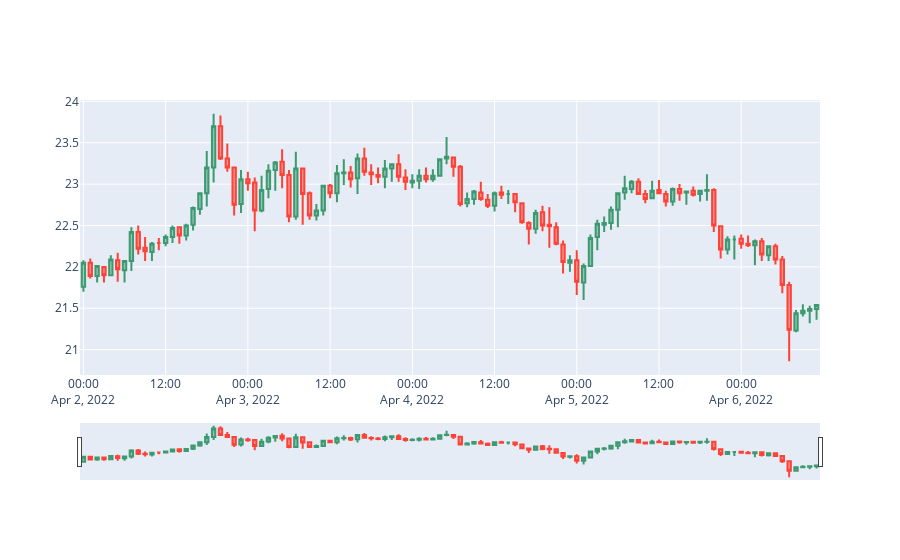

Notebook code for this chart:
### Code cell
from myenv.models.candlestick import Candlestick
from myenv.models.merchandise_rate import MerchandiseRate
from apps.helpers.draw_chart import draw_candlestick
from apps.services.ochl_dataframe import add_hour_column, add_return_column, add_average_oc_column, add_rolling_average_oc_column
import matplotlib.pyplot as plt
import numpy as np

%matplotlib inline

merchandise_rate = MerchandiseRate()
merchandise_rate_id = merchandise_rate.find_by_slug(MERCHAINDISE)
candlestick = Candlestick(merchandise_rate_id, 'hour', 24*DAYS, "DESC", start_date=START_DATE, end_date=END_DATE)

data_prices = candlestick.to_df()

data_prices = add_hour_column(data_prices)
data_prices = add_return_column(data_prices)
data_prices = add_average_oc_column(data_prices)
data_prices = add_rolling_average_oc_column(data_prices)

draw_candlestick(data_prices).show()
